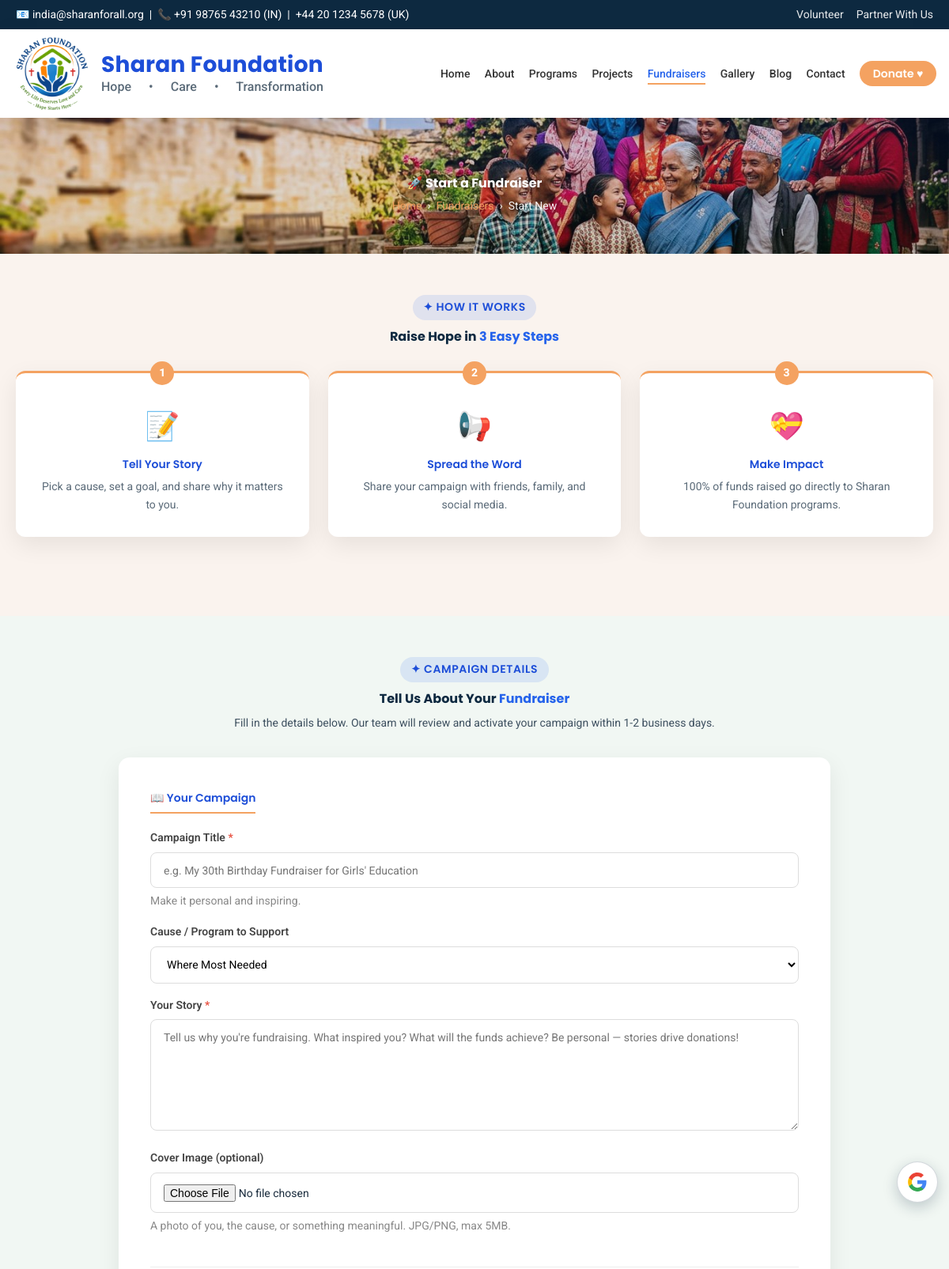
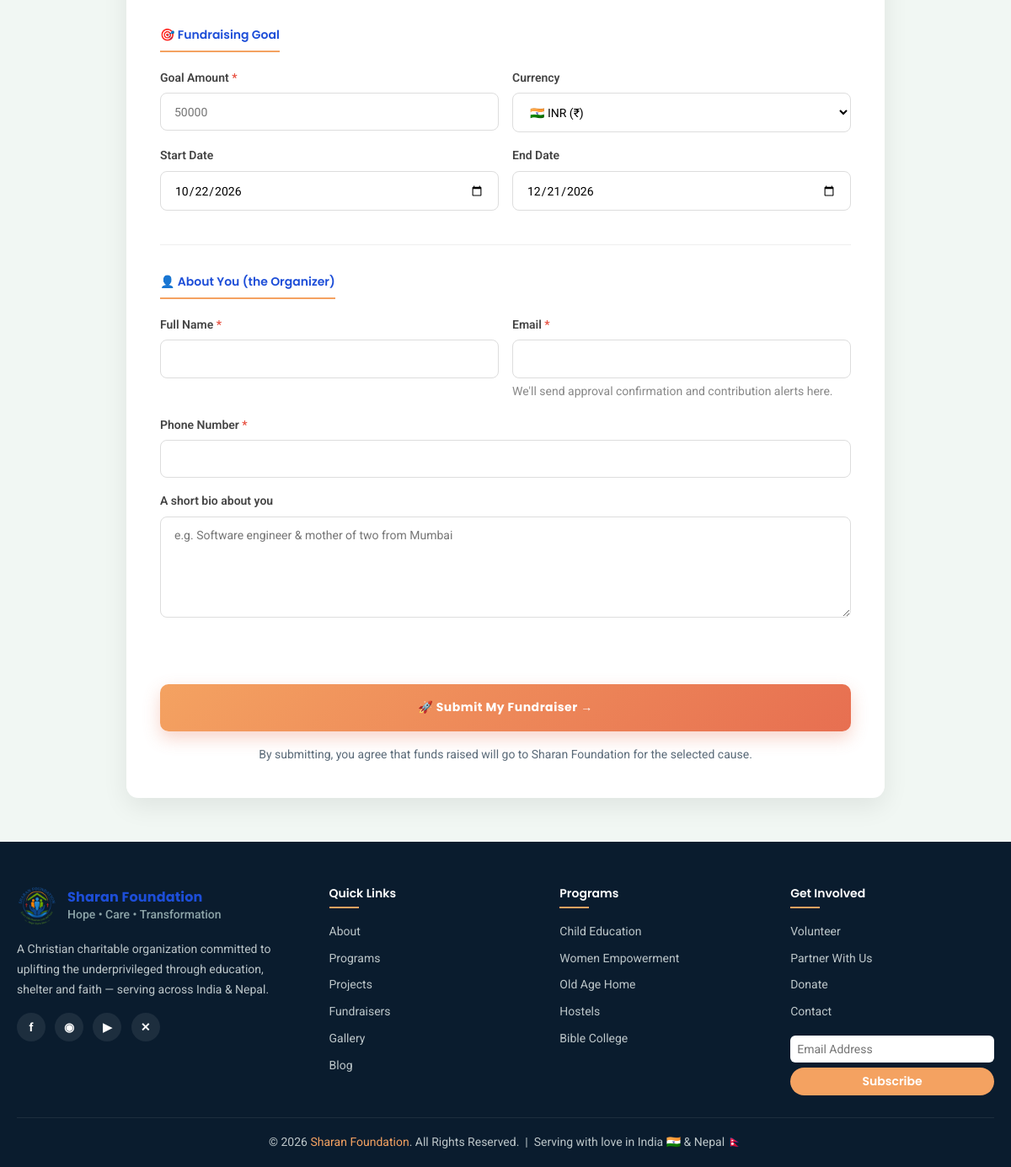
Screenshot of /pages/start-fundraiser.php with the database file from the repository (2 pictures, top to bottom).
### tables this page shows
CREATE TABLE IF NOT EXISTS `settings` (
  `id` INT AUTO_INCREMENT PRIMARY KEY,
  `site_title` VARCHAR(150) DEFAULT 'Sharan Foundation',
  `tagline` VARCHAR(200) DEFAULT 'Hope • Care • Transformation',
  `email_in` VARCHAR(150),
  `email_uk` VARCHAR(150),
  `phone_in` VARCHAR(50),
  `phone_uk` VARCHAR(50),
  `address_in` TEXT,
  `address_uk` TEXT,
  `facebook` VARCHAR(255),
  `instagram` VARCHAR(255),
  `twitter` VARCHAR(255),
  `youtube` VARCHAR(255),
  `about_short` TEXT,
  `mission` TEXT,
  `vision` TEXT,
  `values_text` TEXT,
  `updated_at` TIMESTAMP DEFAULT CURRENT_TIMESTAMP ON UPDATE CURRENT_TIMESTAMP
);

### includes/i18n.php (called while the page is built, shortened)
<?php
$_en_file = __DIR__ . '/../lang/en.php';
$T = is_file($_en_file) ? require $_en_file : [];
function t($key, $default = null) {
    global $T;
    return $T[$key] ?? ($default ?? $key);
}
function current_lang() {
    return 'en';
}
function gt_language_catalog() {
    return [
        'en'    => ['English',   'English',       '🇬🇧'],
        'hi'    => ['Hindi',     'हिन्दी',        '🇮🇳'],
        'fi'    => ['Finnish',   'Suomi',         '🇫🇮'],
        'mr'    => ['Marathi',   'मराठी',         '🇮🇳'],
        'gu'    => ['Gujarati',  'ગુજરાતી',       '🇮🇳'],
        'pa'    => ['Punjabi',   'ਪੰਜਾਬੀ',        '🇮🇳'],
        'bn'    => ['Bengali',   'বাংলা',         '🇧🇩'],
        'ta'    => ['Tamil',     'தமிழ்',         '🇮🇳'],
        'te'    => ['Telugu',    'తెలుగు',        '🇮🇳'],
        'kn'    => ['Kannada',   'ಕನ್ನಡ',         '🇮🇳'],
        'ml'    => ['Malayalam', 'മലയാളം',       '🇮🇳'],
        'ur'    => ['Urdu',      'اردو',          '🇵🇰'],
        'ne'    => ['Nepali',    'नेपाली',        '🇳🇵'],
        'de'    => ['German',    'Deutsch',       '🇩🇪'],
        'fr'    => ['French',    'Français',      '🇫🇷'],
        'es'    => ['Spanish',   'Español',       '🇪🇸'],
        'pt'    => ['Portuguese','Português',     '🇵🇹'],
        'it'    => ['Italian',   'Italiano',      '🇮🇹'],
        'nl'    => ['Dutch',     'Nederlands',    '🇳🇱'],
        'sv'    => ['Swedish',   'Svenska',       '🇸🇪'],
        'da'    => ['Danish',    'Dansk',         '🇩🇰'],
        'tr'    => ['Turkish',   'Türkçe',        '🇹🇷'],
        'ru'    => ['Russian',   'Русский',       '🇷🇺'],
        'ar'    => ['Arabic',    'العربية',       '🇸🇦'],
        'zh-CN' => ['Chinese (Simplified)', '简体中文', '🇨🇳'],
        'ja'    => ['Japanese',  '日本語',         '🇯🇵'],
        'ko'    => ['Korean',    '한국어',          '🇰🇷'],
    ];
}
function site_language_codes() {
    $raw  = function_exists('get_setting') ? get_setting('site_languages', 'en,hi,fi') : 'en,hi,fi';
    $cat  = gt_language_catalog();
    $out  = [];
    foreach (array_map('trim', explode(',', (string)$raw)) as $c) {
        if (isset($cat[$c]) && !in_array($c, $out, true)) $out[] = $c;
    }
    return $out ?: ['en', 'hi', 'fi'];
}

### includes/functions.php (called while the page is built, shortened)
<?php
function e($s){ return htmlspecialchars($s ?? '', ENT_QUOTES, 'UTF-8'); }
function site_media_path($slug, $default = ''){
    static $cache = null;
    if ($cache === null) {
        global $pdo;
        $cache = [];
        try {
            foreach ($pdo->query("SELECT slug, path FROM site_media")->fetchAll() as $r) {
                $cache[$r['slug']] = $r['path'];
            }
        } catch (Throwable $e) {  }
    }
    $p = $cache[$slug] ?? $default;
    return $p !== '' && $p !== null ? $p : $default;
}
function site_image_url($slug, $default = ''){
    $p = site_media_path($slug, $default);
    return $p !== '' ? BASE_URL . ltrim($p, '/') : '';
}
function site_bg_attr($slug, $gradient = null, $default = ''){
    $u = site_image_url($slug, $default);
    $img = "url('" . $u . "')";
    $bg  = $gradient ? $gradient . ', ' . $img : $img;
    return 'background-image:' . $bg . ';background-size:cover;background-position:center';
}
function get_setting($key, $default = ''){
    global $pdo;
    static $cache = null;
    if ($cache === null) {
        $row = $pdo->query("SELECT * FROM settings LIMIT 1")->fetch();
        $cache = $row ?: [];
    }
    return $cache[$key] ?? $default;
}

### pages/start-fundraiser.php (the view, shortened to what this page needs)
<?php
require_once __DIR__ . '/../config/database.php';
require_once __DIR__ . '/../includes/functions.php';
require_once __DIR__ . '/../includes/i18n.php';
$current_page = 'fundraisers';
require __DIR__ . '/../includes/public_header.php';
?>
<section class="page-header" style="<?= e(site_bg_attr('banner_start_fundraiser', 'linear-gradient(rgba(29,78,216,.15),rgba(26,46,53,.15))', 'images/hero.jpg')) ?>">
  <div class="container">
    <h1>🚀 Start a Fundraiser</h1>
    <div class="breadcrumb"><a href="<?= BASE_URL ?>"><?= e(t('home')) ?></a> &nbsp;›&nbsp; <a href="<?= BASE_URL ?>pages/fundraisers.php">Fundraisers</a> &nbsp;›&nbsp; Start New</div>
  </div>
</section>
<section class="sec-peach">
  <div class="container">
    <div class="section-head">
      <span class="tag">✦ HOW IT WORKS</span>
      <h2>Raise Hope in <span>3 Easy Steps</span></h2>
    </div>
    <div class="how-grid">
      <div class="how-card"><span class="how-step">1</span><div class="ico">📝</div><h4>Tell Your Story</h4><p>Pick a cause, set a goal, and share why it matters to you.</p></div>
      <div class="how-card"><span class="how-step">2</span><div class="ico">📢</div><h4>Spread the Word</h4><p>Share your campaign with friends, family, and social media.</p></div>
      <div class="how-card"><span class="how-step">3</span><div class="ico">💝</div><h4>Make Impact</h4><p>100% of funds raised go directly to Sharan Foundation programs.</p></div>
    </div>
  </div>
</section>
<section class="sec-sage">
  <div class="container">
    <div class="section-head">
      <span class="tag">✦ CAMPAIGN DETAILS</span>
      <h2>Tell Us About Your <span>Fundraiser</span></h2>
      <p>Fill in the details below. Our team will review and activate your campaign within 1-2 business days.</p>
    </div>
    <form action="<?= BASE_URL ?>api/submit_fundraiser.php" method="post" enctype="multipart/form-data" class="form-card">
      <div class="form-section">
        <h3>📖 Your Campaign</h3>
        <div class="form-group">
          <label>Campaign Title <span class="req">*</span></label>
          <input type="text" name="title" required placeholder="e.g. My 30th Birthday Fundraiser for Girls' Education">
          <p class="help">Make it personal and inspiring.</p>
        </div>
        <div class="form-group">
          <label>Cause / Program to Support</label>
          <select name="cause">
            <option value="Where Most Needed">Where Most Needed</option>
          </select>
        </div>
        <div class="form-group">
          <label>Your Story <span class="req">*</span></label>
          <textarea name="story" rows="7" required placeholder="Tell us why you're fundraising. What inspired you? What will the funds achieve? Be personal — stories drive donations!"></textarea>
        </div>
        <div class="form-group">
          <label>Cover Image (optional)</label>
          <input type="file" name="cover_image" accept="image/*">
          <p class="help">A photo of you, the cause, or something meaningful. JPG/PNG, max 5MB.</p>
        </div>
      </div>
      <div class="form-section">
        <h3>🎯 Fundraising Goal</h3>
        <div class="form-row">
          <div class="form-group">
            <label>Goal Amount <span class="req">*</span></label>
            <input type="number" name="goal_amount" min="100" step="1" required placeholder="50000">
          </div>
          <div class="form-group">
            <label>Currency</label>
            <select name="currency">
              <option value="INR">🇮🇳 INR (₹)</option>
            </select>
          </div>
        </div>
        <div class="form-row">
          <div class="form-group">
            <label>Start Date</label>
            <input type="date" name="start_date" value="<?= date('Y-m-d') ?>">
          </div>
          <div class="form-group">
            <label>End Date</label>
            <input type="date" name="end_date" value="<?= date('Y-m-d', strtotime('+60 days')) ?>">
          </div>
        </div>
      </div>
      <div class="form-section">
        <h3>👤 About You (the Organizer)</h3>
        <div class="form-row">
          <div class="form-group">
            <label>Full Name <span class="req">*</span></label>
            <input type="text" name="organizer_name" required>
          </div>
          <div class="form-group">
            <label>Email <span class="req">*</span></label>
            <input type="email" name="organizer_email" required>
            <p class="help">We'll send approval confirmation and contribution alerts here.</p>
          </div>
        </div>
        <div class="form-group">
          <label>Phone Number <span class="req">*</span></label>
          <input type="tel" name="organizer_phone" required>
        </div>
        <div class="form-group">
          <label>A short bio about you</label>
          <textarea name="organizer_bio" rows="2" placeholder="e.g. Software engineer & mother of two from Mumbai"></textarea>
        </div>
      </div>
      <button type="submit" class="submit-btn">🚀 Submit My Fundraiser →</button>
      <p style="text-align:center;margin-top:1rem;color:var(--gray);font-size:.85rem">By submitting, you agree that funds raised will go to Sharan Foundation for the selected cause.</p>
    </form>
  </div>
</section>
<?php require __DIR__ . '/../includes/public_footer.php'; ?>

### includes/public_header.php (shortened to what this page needs)
<?php
require_once __DIR__ . '/../config/database.php';
require_once __DIR__ . '/functions.php';
require_once __DIR__ . '/i18n.php';
$current_page = $current_page ?? '';
$BU = BASE_URL;
$LANG = current_lang();
$gt_codes = json_encode(site_language_codes());
?><!DOCTYPE html>
<html lang="<?= e($LANG) ?>">
<head>
<link rel="stylesheet" href="<?= $BU ?>css/style.css" />
</head>
<body>
<div class="gt-float" id="gt_float" title="Translate this website / अनुवाद करें" aria-label="Google Translate – select language">
  <span class="gt-fallback" aria-hidden="true">
  </span>
</div>
<div class="topbar">
  <div class="container">
    <div>📧 <?= e(get_setting('email_in','contact@sharanforall.org')) ?> &nbsp;|&nbsp; 📞 <?= e(get_setting('phone_in','+91 98765 43210')) ?> (IN) &nbsp;|&nbsp; <?= e(get_setting('phone_uk','+44 20 1234 5678')) ?> (UK)</div>
    <div style="display:flex;align-items:center;flex-wrap:wrap">
      <a href="<?= $BU ?>pages/volunteer.php"><?= e(t('nav_volunteer')) ?></a>
      <a href="<?= $BU ?>pages/partner.php"><?= e(t('nav_partner')) ?></a>
    </div>
  </div>
</div>
<header class="nav">
  <div class="nav-inner">
    <a href="<?= $BU ?>" class="logo" aria-label="Sharan Foundation – Home">
      <div class="logo-mark"><img src="<?= $BU ?>images/logo.png" alt="Sharan Foundation logo"></div>
      <div class="logo-text">
        <span class="logo-name">Sharan Foundation</span>
        <small><?= e(t('site_tagline')) ?></small>
      </div>
    </a>
    <nav>
      <ul id="navlist">
        <li><a href="<?= $BU ?>" class="<?= $current_page==='home'?'active':'' ?>"><?= e(t('nav_home')) ?></a></li>
        <li><a href="<?= $BU ?>pages/about.php" class="<?= $current_page==='about'?'active':'' ?>"><?= e(t('nav_about')) ?></a></li>
        <li><a href="<?= $BU ?>pages/programs.php" class="<?= $current_page==='programs'?'active':'' ?>"><?= e(t('nav_programs')) ?></a></li>
        <li><a href="<?= $BU ?>pages/projects.php" class="<?= $current_page==='projects'?'active':'' ?>"><?= e(t('nav_projects')) ?></a></li>
        <li><a href="<?= $BU ?>pages/fundraisers.php" class="<?= $current_page==='fundraisers'?'active':'' ?>"><?= e(t('nav_fundraisers')) ?></a></li>
        <li><a href="<?= $BU ?>pages/gallery.php" class="<?= $current_page==='gallery'?'active':'' ?>"><?= e(t('nav_gallery')) ?></a></li>
        <li><a href="<?= $BU ?>pages/blog.php" class="<?= $current_page==='blog'?'active':'' ?>"><?= e(t('nav_blog')) ?></a></li>
        <li><a href="<?= $BU ?>pages/contact.php" class="<?= $current_page==='contact'?'active':'' ?>"><?= e(t('nav_contact')) ?></a></li>
        <li><a href="<?= $BU ?>pages/donate.php" class="btn btn-primary"><?= e(t('nav_donate')) ?> ♥</a></li>
      </ul>
    </nav>
  </div>
</header>

### includes/public_footer.php (shortened to what this page needs)
<?php $BU = BASE_URL; ?>
<footer>
  <div class="container">
    <div class="foot-grid">
      <div class="foot">
        <div class="logo">
          <div class="logo-mark"><img src="<?= $BU ?>images/logo.png" alt="Sharan Foundation logo"></div>
          <div class="logo-text">
            <span class="logo-name">Sharan Foundation</span>
            <small><?= e(t('site_tagline')) ?></small>
          </div>
        </div>
        <p><?= e(get_setting('about_short')) ?></p>
        <div class="socials">
          <a href="<?= e(get_setting('facebook','#')) ?>" title="Facebook">f</a>
          <a href="<?= e(get_setting('instagram','#')) ?>" title="Instagram">◉</a>
          <a href="<?= e(get_setting('youtube','#')) ?>" title="YouTube">▶</a>
          <a href="<?= e(get_setting('twitter','#')) ?>" title="Twitter">✕</a>
        </div>
      </div>
      <div class="foot"><h4><?= e(t('quick_links')) ?></h4><ul>
        <li><a href="<?= $BU ?>pages/about.php"><?= e(t('nav_about')) ?></a></li>
        <li><a href="<?= $BU ?>pages/programs.php"><?= e(t('nav_programs')) ?></a></li>
        <li><a href="<?= $BU ?>pages/projects.php"><?= e(t('nav_projects')) ?></a></li>
        <li><a href="<?= $BU ?>pages/fundraisers.php"><?= e(t('nav_fundraisers')) ?></a></li>
        <li><a href="<?= $BU ?>pages/gallery.php"><?= e(t('nav_gallery')) ?></a></li>
        <li><a href="<?= $BU ?>pages/blog.php"><?= e(t('nav_blog')) ?></a></li>
      </ul></div>
      <div class="foot"><h4><?= e(t('nav_programs')) ?></h4><ul>
        <li><a href="<?= $BU ?>pages/programs.php#child-education">Child Education</a></li>
        <li><a href="<?= $BU ?>pages/programs.php#women">Women Empowerment</a></li>
        <li><a href="<?= $BU ?>pages/programs.php#oldage">Old Age Home</a></li>
        <li><a href="<?= $BU ?>pages/programs.php#girls-hostel">Hostels</a></li>
        <li><a href="<?= $BU ?>pages/programs.php#bible-college">Bible College</a></li>
      </ul></div>
      <div class="foot"><h4><?= e(t('get_involved')) ?></h4><ul>
        <li><a href="<?= $BU ?>pages/volunteer.php"><?= e(t('nav_volunteer')) ?></a></li>
        <li><a href="<?= $BU ?>pages/partner.php"><?= e(t('nav_partner')) ?></a></li>
        <li><a href="<?= $BU ?>pages/donate.php"><?= e(t('nav_donate')) ?></a></li>
        <li><a href="<?= $BU ?>pages/contact.php"><?= e(t('nav_contact')) ?></a></li>
      </ul>
      <form action="<?= $BU ?>api/submit_newsletter.php" method="post" style="margin-top:1rem">
        <input type="email" name="email" placeholder="<?= e(t('email_address')) ?>" required style="width:100%;padding:.5rem;border-radius:6px;border:none;margin-bottom:.4rem;color:#333">
        <button class="btn btn-primary" style="width:100%;padding:.5rem"><?= e(t('btn_subscribe')) ?></button>
      </form>
      </div>
    </div>
    <div class="copy">© <?= date('Y') ?> <span>Sharan Foundation</span>. <?= e(t('all_rights')) ?>. &nbsp;|&nbsp; <?= e(t('serving_love')) ?></div>
  </div>
</footer>
</body>
</html>

### rows the page displays
settings: email_in "india@sharanforall.org", phone_in "+91 98765 43210", phone_uk "+44 20 1234 5678", about_short "A Christian charitable organization committed to uplifting the underprivileged through education, shelter and faith — serving across India & Nepal."

### other values shown
t('nav_volunteer') "Volunteer"
t('nav_partner') "Partner With Us"
t('site_tagline') "Hope • Care • Transformation"
t('nav_home') "Home"
t('nav_about') "About"
t('nav_programs') "Programs"
t('nav_projects') "Projects"
t('nav_fundraisers') "Fundraisers"
t('nav_gallery') "Gallery"
t('nav_blog') "Blog"
t('nav_contact') "Contact"
t('nav_donate') "Donate"
t('home') "Home"
t('quick_links') "Quick Links"
t('get_involved') "Get Involved"
